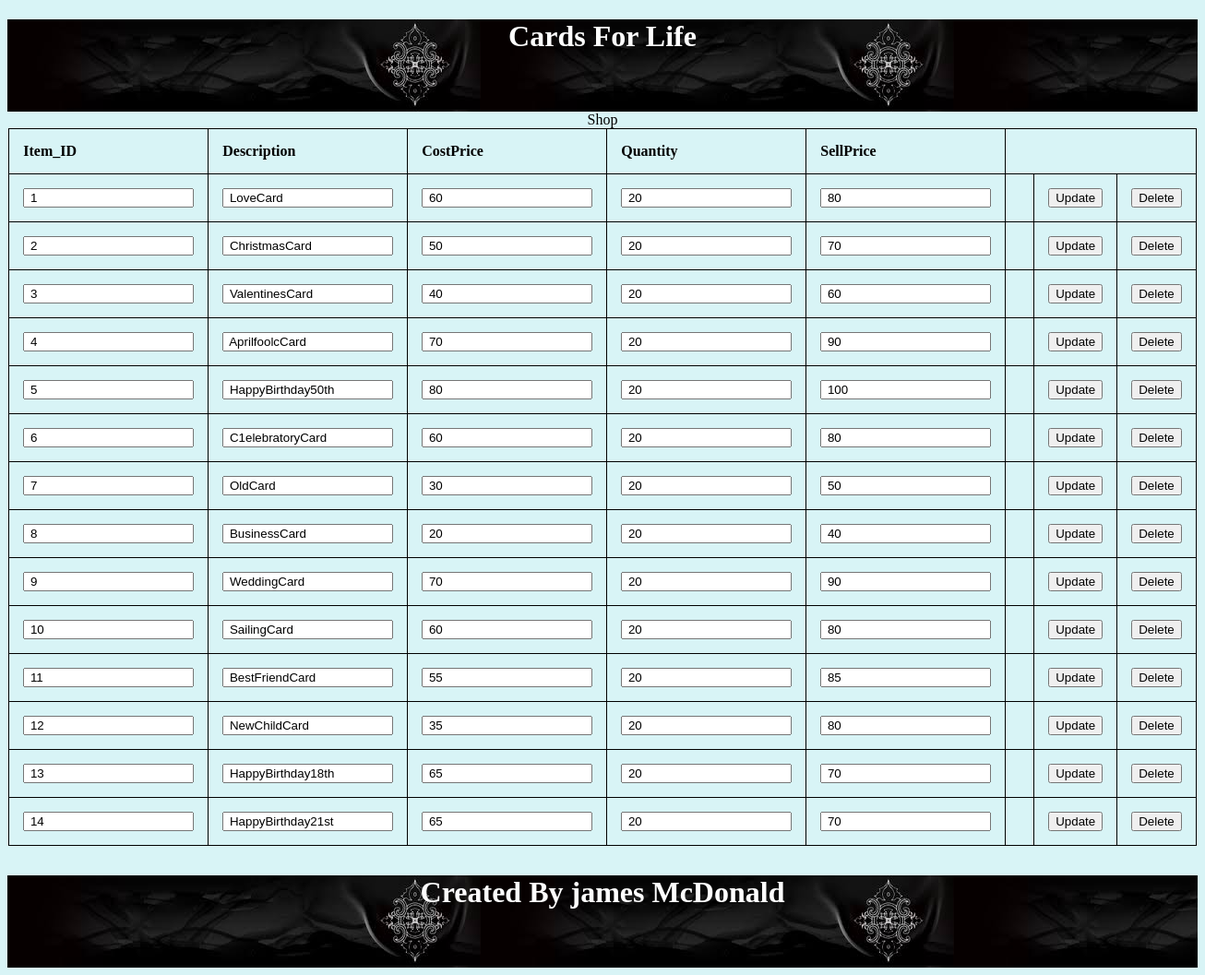
/Admin_Page.php, run on the app's committed database.
### tables this page shows
CREATE TABLE IF NOT EXISTS `tbl_item` (
  `Item_ID` int(11) NOT NULL,
  `Description` varchar(45) DEFAULT NULL,
  `Cost_Price` double DEFAULT NULL,
  `Quantity` int(11) DEFAULT NULL,
  `Sell_Price` double DEFAULT NULL,
  PRIMARY KEY (`Item_ID`)
);

### Admin_Page.php (the view, shortened to what this page needs)
<!DOCTYPE html>
<html>
<head>
</head>
<link href ="styles.css" rel="stylesheet" type="text/css">
<body bgcolor ="#D8F4F6 " >
<header style="background-image: url('images2/header.jpg');color:white;height: 100px;">
<h1><center>Cards For Life</center></h1>
</header>
<?php
include_once("DBConn.php");
function admintale(){
	global $DBConnect;
			?>
			<center>
				<table id="Items">
				<tr>
					<th>Item_ID</th>
					<th>Description</th>
					<th>CostPrice</th>
					<th>Quantity</th>
					<th>SellPrice</th>
				</tr>
				<?php
			$select = $DBConnect->query("select * from tbl_Item ");
			while($row = $select->fetch_assoc()){
			?>
			<form action="Admin_Page.php" method="GET">
			<tr>
			<td><input type="text" name="item_ID" value=" <?php echo $row['Item_ID'];?>"></td>
			<td><input type="text" name="description" value=" <?php echo $row["Description"]; ?>"></td>
			<td><input type="text" name="cost_Price" value=" <?php echo $row["Cost_Price"];?>"></td>
			<td><input type="text" name="quantity" value=" <?php echo $row["Quantity"];?>"></td>
			<td><input type="text" name="sell_Price" value=" <?php echo $row["Sell_Price"];?>"></td>
			<td><input type="hidden" name="hidden" value=" <?php echo $row["Item_ID"];?>"></td>
			<td><input type="submit" name="Update" value="Update"></td>
			<td><input type="submit" name="Delete" value="Delete"></td>
			</tr>
			</form>
			<?php
			}
			?>
				</table>
		<?php
		}
admintale();
?>
<footer style="background-image: url('images2/header.jpg');color:white;height: 100px;">
 <h1><p>Created By james McDonald</p><h1>
</footer>
</body>
</html>

### styles.css (style rules this page uses)
header { background-image: url('images2/header.jpg'); height: 100px; }

### Admin_Page.php (style rules this page uses)
th, td { padding: 15px; text-align: left; }
table { border-collapse: collapse; }
table, th, td { border: 1px solid black; }

### data on the page
tbl_item: item_ID "1", description "LoveCard", cost_Price "60", quantity "20", sell_Price "80"
tbl_item: item_ID "2", description "ChristmasCard", cost_Price "50", quantity "20", sell_Price "70"
tbl_item: item_ID "3", description "ValentinesCard", cost_Price "40", quantity "20", sell_Price "60"
tbl_item: item_ID "4", description "AprilfoolcCard", cost_Price "70", quantity "20", sell_Price "90"
tbl_item: item_ID "5", description "HappyBirthday50th", cost_Price "80", quantity "20", sell_Price "100"
tbl_item: item_ID "6", description "C1elebratoryCard", cost_Price "60", quantity "20", sell_Price "80"
tbl_item: item_ID "7", description "OldCard", cost_Price "30", quantity "20", sell_Price "50"
tbl_item: item_ID "8", description "BusinessCard", cost_Price "20", quantity "20", sell_Price "40"
tbl_item: item_ID "9", description "WeddingCard", cost_Price "70", quantity "20", sell_Price "90"
tbl_item: item_ID "10", description "SailingCard", cost_Price "60", quantity "20", sell_Price "80"
tbl_item: item_ID "11", description "BestFriendCard", cost_Price "55", quantity "20", sell_Price "85"
tbl_item: item_ID "12", description "NewChildCard", cost_Price "35", quantity "20", sell_Price "80"
tbl_item: item_ID "13", description "HappyBirthday18th", cost_Price "65", quantity "20", sell_Price "70"
tbl_item: item_ID "14", description "HappyBirthday21st", cost_Price "65", quantity "20", sell_Price "70"
